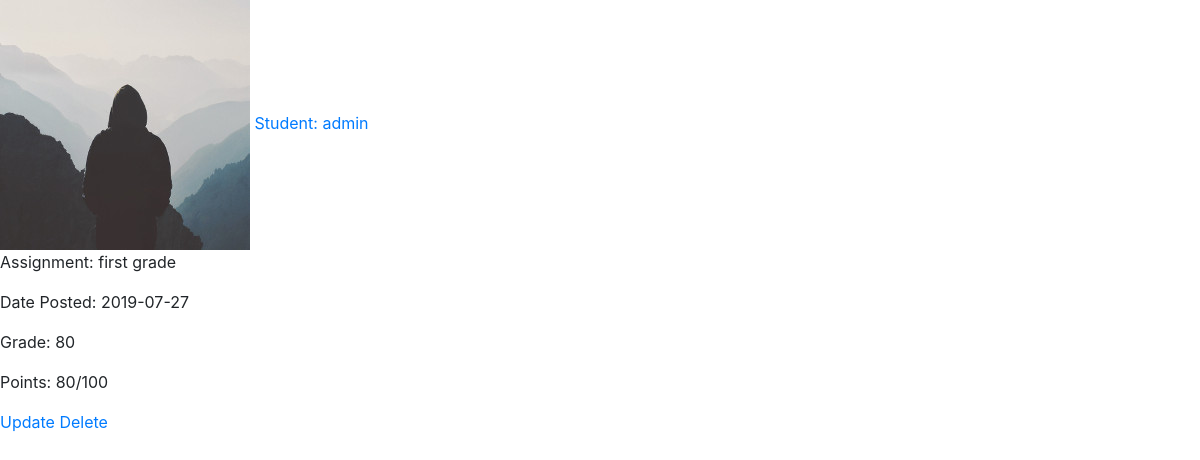
Screenshot of /view_grade/1 (signed in) with the database file from the repository.
### flaskblog/models.py (models this page shows, shortened)
class User(db.Model, UserMixin):
	id = db.Column(db.Integer, primary_key=True)
	username = db.Column(db.String(20), unique=True, nullable=False)
	email = db.Column(db.String(120), unique=True, nullable=False)
	image_file = db.Column(db.String(20), nullable=False, default='default.jpg')
	password = db.Column(db.String(60), nullable=False)
	level = db.Column(db.String(20), nullable=False)
	posts = db.relationship('Post', backref='student', lazy=True)
	memberof = db.relationship('Clubs', secondary=membership, backref=db.backref('members', lazy='dynamic'))

class Grade(db.Model):
	id = db.Column(db.Integer, primary_key=True)
	assignment = db.Column(db.String(20), nullable=False)
	user = db.Column(db.String(20), nullable=False)#student for whom the grade is posted
	grade = db.Column(db.Integer(), nullable=False)
	points = db.Column(db.Integer(), nullable=False)
	total_points = db.Column(db.Integer(), nullable=False)
	date_posted = db.Column(db.DateTime, nullable=False, default=datetime.utcnow)
	teacher = db.Column(db.String(20), nullable=False)#grader
	user_id = db.Column(db.Integer, nullable=False)

### flaskblog/routes.py (the view)
@app.route("/view_grade/<int:post_id>", methods=['GET', 'POST'])
@login_required
def view_grade(post_id):
	post = Grade.query.get_or_404(post_id)
	if (post.user != (current_user)) and (current_user.level !='Administrator'):
		abort(403)
	page = request.args.get('page', 1, type=int)
	attached_image=current_user.image_file
	return render_template("view_grade.html", title=post.user, post=post, attached_image=attached_image)

### flaskblog/models.py (called while the page is built)
@login_manager.user_loader
def load_user(user_id):
	return User.query.get(int(user_id))

### flaskblog/templates/view_grade.html
{% extends "layout.html" %}
{% block content %}
		<img src="{{ url_for('static', filename='profile_pics/' + attached_image) }}">
		<a href="{{ url_for('user_posts', username=post.user) }}">Student: {{ post.user }}</a>
		<p>Assignment: {{ post.assignment }}</p>
		<p>Date Posted: {{ post.date_posted.strftime('%Y-%m-%d') }}</p>
		<p>Grade: {{ post.grade }}</p>
		<p>Points: {{ post.points }}/{{ post.total_points }}</p>
		{% if post.teacher == current_user.username %}
			<a href="{{ url_for('update_grade', post_id=post.id) }}">Update</a>
			<a href="{{ url_for('delete_grade', post_id=post.id) }}">Delete</a>
		{% endif %}
{% endblock %}

### rows the page displays
User: image_file (placeholder picture)
Grade: user "admin", assignment "first grade", date_posted "2019-07-27", grade "80", points "80", total_points "100"
